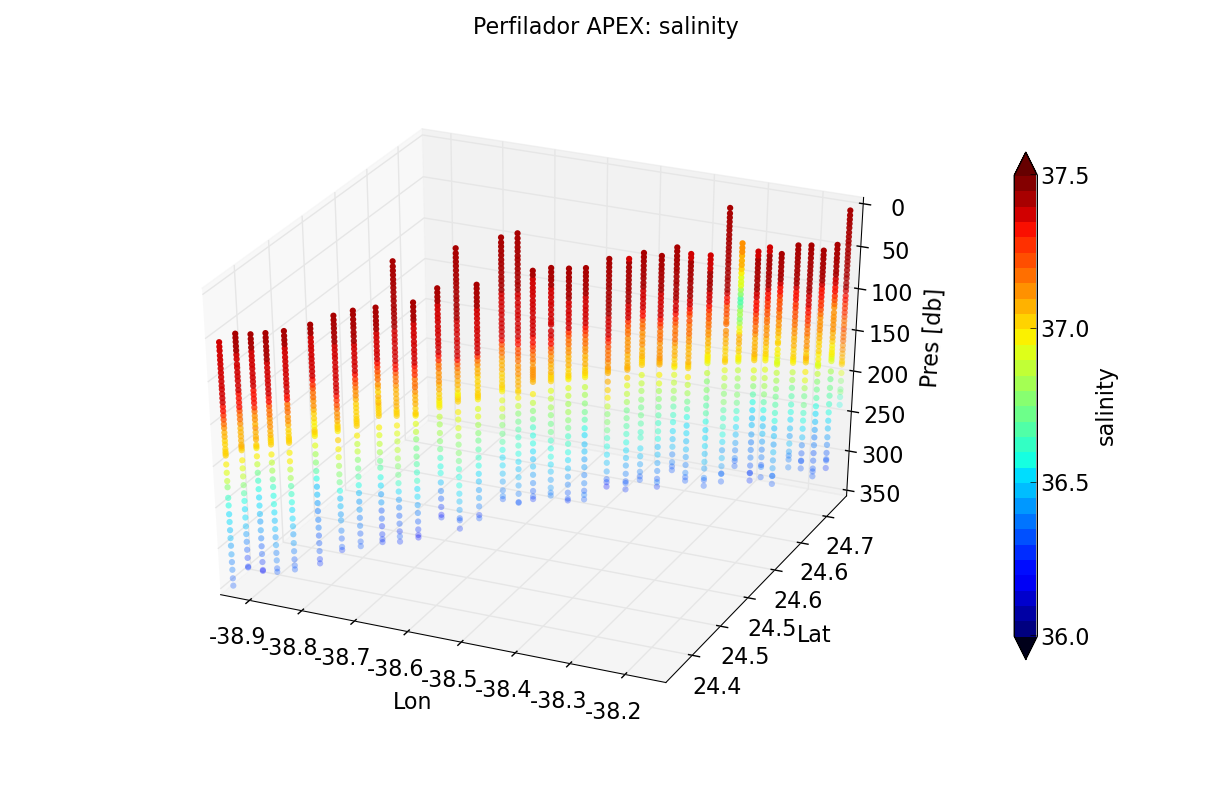

Recreate this plot in Python.
#!/usr/bin/env python
# -*- coding: utf-8 -*-

from numpy import arange, dtype # array module from http:/
#from matplotlib.toolkits.basemap import Basemap, shiftgrid
from mpl_toolkits.basemap import Basemap, shiftgrid
from pylab import *
import matplotlib.colors as colors
from optparse import OptionParser
import sys, os, locale
import glob
import math, numpy, re

import matplotlib.cbook as cbook
from matplotlib.ticker import FuncFormatter, MultipleLocator, FormatStrFormatter, LinearLocator
import matplotlib.text as text
import matplotlib.lines as mpllines
from mpl_toolkits.axes_grid.inset_locator import inset_axes

import numpy as np
import matplotlib
import matplotlib.pyplot as plt
import matplotlib.cm as cm
from mpl_toolkits.mplot3d import Axes3D

__author__='OH'

################################################################################################
# MAIN 
################################################################################################

def main():

    # APEX folder 
    dir_folder='datos/'
    

    list_files=[]
    fecha=[]
    fecha2=[]
    lon_pos=[]
    lat_pos=[]
    number=1
    # reading all data 
    for apex_file in os.listdir(dir_folder): # for each file in the folder
        apex_data=apex_file[0:8]+'.msg'  # file with data
        apex_log=apex_file[0:8]+'.log'   # file position   
        if apex_file[9:12]=='msg':  # to not read two times the files
            print 'Reading File:... ' + apex_data
            print 'Reading File:... ' + apex_log    
                
            # Reading time in log file 
            os.system("sed '37q;d' <  datos/" + apex_data + " > out.txt") # always in line 37  
            os.system("awk '{print $2, $3, $4, $5}' out.txt > out2.txt")
            f,f2=read_date('out2.txt') 
            fecha.append(f)
            fecha2.append(f2)

            # Reading Position lon,lat in log fiile 
            # Fix:  -38.179  24.674 03/26/2013 184540   10
            string0="grep -n Fix:  datos/" + apex_log + "> line_to_cut "
            file_line=str(os.system(string0))
            os.system("awk '{print $9, $10 }' line_to_cut > line_to_cut2")
            string2= """awk 'NR == 1 { print "lon lat" } { print }' line_to_cut2 > line_to_cut3"""
            os.system(string2)
            os.system("rm line_to_cut  line_to_cut2")
            lon2,lat2=read_pos('line_to_cut3')
            lon_pos.append(lon2)
            lat_pos.append(lat2)

            # Modifing data format 
            # Atencion ficheros tiene que tenes este encabecamiento: " p t s TPhase Topt  FSig  BbSig  TSig" 
            string0= "sed '1,39d' <  datos/" + apex_data + "> data_v00_modif2" # always line 39
            os.system(string0)
            string1= "tr -s ' ' < data_v00_modif2 > data_v00_modif3" # que todos los espacios se quedan en une solo espacio
            os.system(string1) # ejecucion
            string3= """tr " " ";" <  data_v00_modif3 > data_v00_modif-"""  + str(number) # conversion de todos los espacios por ; 
            os.system(string3) # ejecucion
            os.system("rm data_v00_modif2 data_v00_modif3 out.txt out2.txt") # se borra esta fichero temporal
            apex_file2= 'data_v00_modif-' + str(number)
            number += 1
            list_files.append(apex_file2)
            
    # Reading all salinity data
    data_apex=[]
    for i in xrange(len(list_files)):     
        data_apex.append(reading_apex_file(list_files[i]))
    titlename ='Apex ' 

    # PLOT APEX 
    outputname='figures/perfilador_APEX_lonlatSSS.png'
    plot_apex(data_apex,lon_pos,lat_pos,outputname,'s')

    outputname='figures/perfilador_APEX_lonlatSST.png'
    plot_apex(data_apex,lon_pos,lat_pos,outputname,'t')

    # delete all temporary files
    os.system("rm data_v00_modif* ")

################################################################################################
# FONCTIONS 
################################################################################################

def read_pos(filename):
    '''
    Reading position in log file 
    '''
    FileIn = open(filename,'rb') # open file
    titles = FileIn.next().strip().split(' ')
    for row in FileIn: 
        values = row.strip().split(' ' )  
        data = dict(zip(titles, values)) 
        lon2=data['lon']
        lat2=data['lat']
    return lon2,lat2

def read_date(filename):
    '''
    Reading date on file 
    '''
    FileIn = open(filename,'rb') # apertura fichero
    tit_month=['Jan','Feb','Mar','Apr','May','Jun','Jul','Aug','Sep','Oct','Nov','Dec']
    for row in FileIn:
        fecha = str( row.strip().split(';'))

    # very specific to this type of files
    m=str(fecha[2:5])
    for i in xrange(len(tit_month)):  
        if m == tit_month[i]:
            month= int(i+1)
    if month < 10:
        moisj='0'+str(month)
    else:   
        moisj=str(month)
    day=fecha[6:8]
    year=fecha[9:13]
    fecha2=str(year)+'_'+str(moisj)+'_'+str(day)+'_'+str(fecha[14:16])+'_'+str(fecha[17:19])+'_'+str(fecha[20:22])
    return fecha[2:len(fecha)-2],fecha2

def plot_apex(data,lon,lat,outputname,var):
    '''
    Figura perfilador APEX       
    '''

    taille_map=(12,8) # talla imagen
    fig1=figure(facecolor='w',figsize=taille_map)
    plt.subplots_adjust(wspace=0.25,bottom=0.11,left=0.08,right=0.97,top=0.89,hspace=0.2) # ajuste imagen margenes

    ax = fig1.gca(projection='3d')
 
    color_under=([0,0,0.1])
    color_over=([0.4,0.0,0.0])
    if var=='s':
        name_var='salinity'
        cmin=[36.0]
        cmax=[37.5]
    elif var=='t':
        name_var='temperature'
        cmin=[18.0]
        cmax=[24.0]

    ticks_range1=[2]
    ticks_range2=[20]
    t_lab=np.linspace(cmin[0],cmax[0], ((cmax[0]-cmin[0]) * ticks_range1[0]+1) ) 
    t=np.linspace(cmin[0],cmax[0], ((cmax[0]-cmin[0])*ticks_range2[0]+1) )
    
    # plot of each profile  
    for i in xrange(len(lon)): # len(lon) = number of profiles 
        X = lon[i]
        Y = lat[i]
        nX=np.zeros(len(data[i]['p']))
        nY=np.zeros(len(data[i]['p']))
        for j in xrange(len(data[i]['p'])):    
            nX[j]=lon[i]
            nY[j]=lat[i]  
        Z = np.array(data[i]['p'])
        S = data[i][var]   
        surf=ax.scatter3D(nX,nY,-Z,c=S, s=20.0, norm = colors.BoundaryNorm(t,ncolors=256, clip = False),edgecolor='none')

    # titulos
    ax.set_xlabel('Lon',linespacing=3) 
    ax.set_ylabel('Lat',linespacing=3) 
    ax.set_zlabel('Pres [db]',linespacing=3)

    ax.yaxis.set_major_formatter(FormatStrFormatter('%.01f'))
    ax.xaxis.set_major_formatter(FormatStrFormatter('%.01f'))

    cb=plt.colorbar(surf,ticks=t_lab,orientation='vertical', extend='both',pad=0.05,shrink=0.8)
    cb.set_label(name_var)       
    surf.cmap.set_over(color_over)
    surf.cmap.set_under(color_under)

    ax.set_zlim([-350,0])
    setp( ax.get_zticklabels(), visible=True) 
    nz2=['350','300','250','200','150','100','50','0']
    ax.set_zticklabels(nz2)   

    ax.azim = -72
    ax.elev = 28 
    titlename= 'Perfilador APEX: '+ name_var

    suptitle(titlename)
    for o in fig1.findobj(matplotlib.text.Text):
        o.set_size('16') 

    plt.show()

    print 'saving figure ', outputname
    savefig(outputname, dpi=200 ) 


def reading_apex_file(filename):
    """"
    Lecture fichero APEX 
    """
    # fichero de salida
    data_out = {}.fromkeys( ['p','t','s','TPhase','Topt','FSig','BbSig','TSig'] )  # con nombre de las columnas del fichero filename
    # inicializacion dictionario
    for key in data_out.keys():
        data_out[key]=[]

    FileIn = open(filename,'rb')
    titles = FileIn.next().strip().split(';')  # lectura encabezamientos separados por ;
    # print titles
    test=0
    for row in FileIn: # para cada linea en el fichero
        values = row.strip().split(';' ) # valores de a linea separados por ;  
        data = dict(zip(titles, values)) # juntamos datos con encabezamientos
        # para cada nombre del dictionario
        if data['$'] != '#' and test==0:
            for key in data_out.keys():
                if len(values)!=6:
                    if len(data[key]) != 0:
                        data_out[key].append(np.float(data[key])) # guardamos valores de cada columna         
                else:
                    if key == 'Topt' or key=='FSig' or key=='BbSig' or key=='TSig':
                        data_out[key].append('NaN')   
                    else:
                        if len(data[key]) != 0:
                            data_out[key].append(np.float(data[key])) # guardamos valores de cada columna   
        else:
           test=1

    return data_out


if __name__ == '__main__':
    main()
